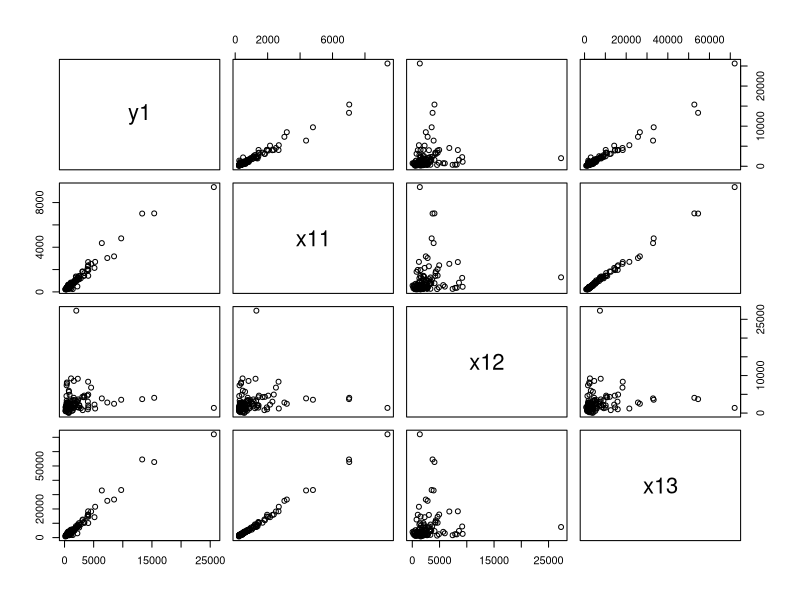
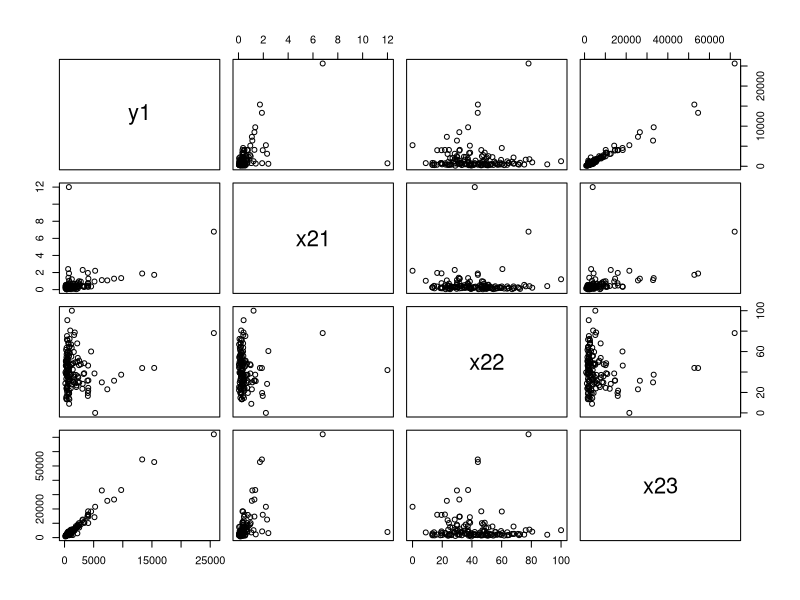

Write R code to recreate these figures, in order.
#######################
## ST3131 Tutorial 3 ##
#######################

####################################################################
## Question 1

  q1.dat = read.table("Datasets/brand.txt",header=TRUE)
  y = q1.dat$degree; x1=q1.dat$moisture; x2=q1.dat$sweetness

# (a)
  one = rep(1,length(y))
  cbind(one,x1,x2)

#(b)
  q1.fit = lm(y~x1+x2)
  summary(q1.fit)

# (c) R^2 can be read from summary
  
# (d) 
  yhat = q1.fit$fitted
  summary(lm(y~yhat))
  cor(y,yhat)^2


############################################################################
## Question 2 
  SMSA.dat = read.table("Datasets/SMSA.txt",header=TRUE)
  attach(SMSA.dat)
  y1=doctor; x11=T.p; x12=Land; x13=income; x21=x11/x12; x22=P.city; x23=x13

# (a) Scatter plot matrix
  X1=cbind(y1,x11,x12,x13)
  pairs(X1)
  round(cor(X1),4)


  X2=cbind(y1,x21,x22,x23)
  pairs(X2)
  round(cor(X2),4)

# (b) Model fit
  model1.fit = lm(y1~x11+x12+x13)
  summary(model1.fit)

  model2.fit = lm(y1~x21+x22+x23)
  summary(model2.fit)


# (d) Regional fit
  SMSA1.dat = SMSA.dat[region==1,]; SMSA2.dat = SMSA.dat[region==2,]
  SMSA3.dat = SMSA.dat[region==3,]; SMSA4.dat = SMSA.dat[region==4,]

  R1.fit = lm(crimes~I(T.p/Land)+income+h.sch,data = SMSA1.dat)
  R2.fit = lm(crimes~I(T.p/Land)+income+h.sch,data = SMSA2.dat)
  R3.fit = lm(crimes~I(T.p/Land)+income+h.sch,data = SMSA3.dat)
  R4.fit = lm(crimes~I(T.p/Land)+income+h.sch,data = SMSA4.dat)

  summary(R1.fit); summary(R2.fit)
  summary(R3.fit); summary(R4.fit)


##########################################################################
## Question 3

# (a)
q3.dat = read.table("Datasets/ChemShip.txt",header=TRUE)
y=q3.dat$time; x1=q3.dat$number; x2=q3.dat$weight; Z=cbind(x1,x2)
q3.fit=lm(y~x1+x2)
summary(q3.fit)

# (c)
yhat=q3.fit$fitted
r = q3.fit$resid
b = q3.fit$coef
V = vcov(q3.fit)

#  (d)
cor(y,yhat)^2

# (e)
 Z=cbind(x1,x2); v.z=var(Z)
 v.zy=cov(Z,y);  Z=cbind(x1,x2)
 v.y=var(y)
 mcor2=t(v.zy)%*%solve(v.z)%*%v.zy/v.y